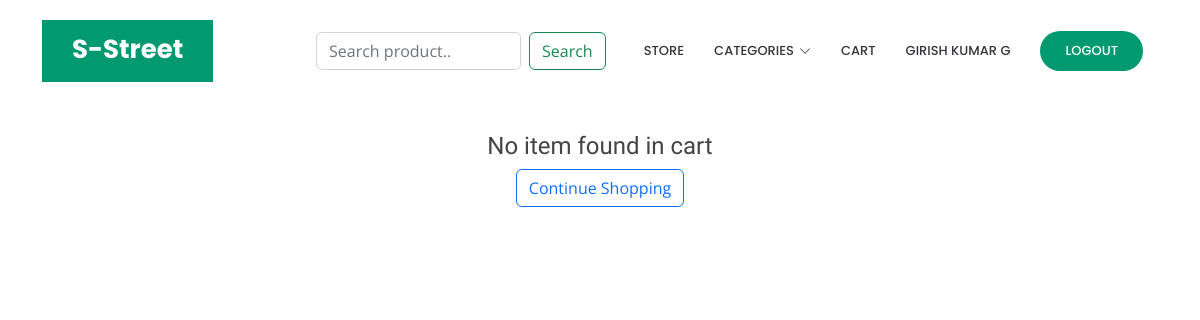
The app's page /cart/ (signed in), older data.
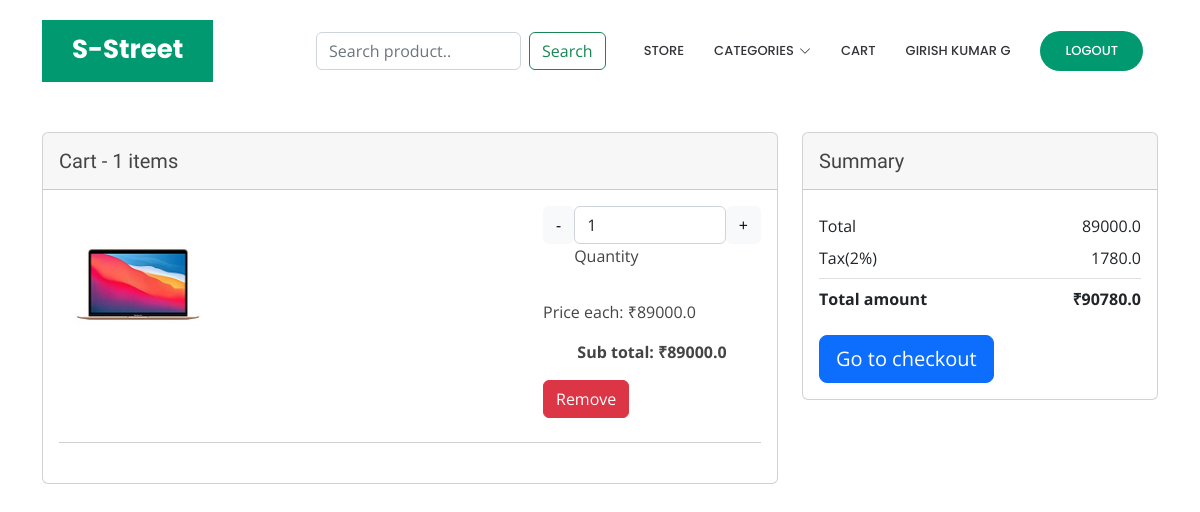
The same page, newer data.
### carts/models.py (models this page shows, shortened)
class CartItem(models.Model):
    user = models.ForeignKey(Account, on_delete=models.CASCADE)
    product = models.ForeignKey(Product, on_delete=models.CASCADE)
    quantity = models.IntegerField()
    is_active = models.BooleanField(default=True)
    created_date = models.DateTimeField(auto_now_add=True)
    updated_date = models.DateTimeField(auto_now=True)
    id = models.UUIDField(default=uuid.uuid4, editable=False, unique=True, primary_key=True)
    def sub_total(self):
        return (self.product.product_price * self.quantity)

### core/models.py (models this page shows, shortened)
class Product(models.Model):
    product_name = models.CharField(max_length=100, unique=True)
    product_slug = models.CharField(max_length=100, unique=True)
    category = models.ForeignKey(Category, on_delete=models.CASCADE)
    description = models.TextField()
    product_image = models.ImageField(upload_to='product_images/', default='product_images/Product-Image-Coming-Soon.jpg')
    product_price = models.FloatField()
    available_product_count = models.IntegerField()
    created_date = models.DateTimeField(auto_now_add=True)
    modified_date = models.DateTimeField(auto_now=True)
    id = models.UUIDField(default=uuid.uuid4, editable=False, unique=True, primary_key=True)

### carts/views.py (the view)
# urls.py: path('cart/', include('carts.urls')),
def cart(request):
    cart_item = CartItem.objects.filter(user=request.user)
    gross = 0
    total = 0
    for item in cart_item:
        total += item.sub_total()
    tax = (total * (2/100))
    gross = total + tax
    context = {
        'cart_item': cart_item,
        'total': total,
        'gross': gross,
        'tax': tax
        }
    return render(request, 'carts/cart.html', context)

### accounts/models.py (called while the page is built)
    def full_name(self):
        return f'{self.first_name} {self.last_name}'

### core/context_processors.py (called while the page is built)
def get_category_url(request):
    links = Category.objects.all()
    return {
        'links': links
    }

### core/models.py (called while the page is built)
    def get_url(self):
        return reverse("product_by_category", args=[self.category_slug])

### carts/templates/carts/cart.html (shortened to what this page needs)
{% extends 'main.html' %}
{% block content %}
<section class="h-100 gradient-custom">
    <div class="container py-5">
      <div class="row d-flex justify-content-center my-4">
        <div class="col-md-8">
          {% if cart_item %}
          <div class="card mb-4">
            {% for item in cart_item %}
            <div class="card-header py-3">
              <h5 class="mb-0">Cart - {{item.quantity}} items</h5>
            </div>
            <div class="card-body">
              <div class="row">
                <div class="col-lg-3 col-md-12 mb-4 mb-lg-0">
                  <div class="bg-image hover-overlay hover-zoom ripple rounded" data-mdb-ripple-color="light">
                    <a href="#">
                    <img src="{{item.product.product_image.url}}"
                      class="w-100" /> </a>
                  </div>
                </div>
                <div class="col-lg-5 col-md-6 mb-4 mb-lg-0">
                </div>
                <div class="col-lg-4 col-md-6 mb-4 mb-lg-0">
                  <div class="d-flex mb-4" style="max-width: 300px">
                    <div class="input-group-prepend">
                        <a href="{% url 'remove-cart-item' item.product.id %}" class="btn btn-light" type="button" id="button-plus"> - </a>
                        </div>
                    <div class="form-outline">
                      <input id="form1" min="0" name="quantity" value="{{item.quantity}}" type="text" class="form-control" readonly/>
                      <label class="form-label" for="form1">Quantity</label>
                    </div>
                    <div class="input-group-append">
                        <a href="{% url 'add-to-cart' item.product.id %}" class="btn btn-light" type="button" id="button-minus"> + </a>
                        </div>
                  </div>
                  <p class="text-start text-md-center">
                    <p>Price each: ₹{{item.product.product_price}}</p>
                  </p>
                  <p class="text-start text-md-center">
                    <strong>Sub total: ₹{{item.sub_total}}</strong>
                  </p>
                  <a href="{% url 'remove-cart' item.product.id %}" class="btn btn-danger" type="button" >Remove</a>
                </div>
              </div>
              <hr class="my-4" />
            </div>
            {% endfor %}
          </div>
        </div>
        <div class="col-md-4">
          <div class="card mb-4">
            <div class="card-header py-3">
              <h5 class="mb-0">Summary</h5>
            </div>
            <div class="card-body">
              <ul class="list-group list-group-flush">
                <li
                  class="list-group-item d-flex justify-content-between align-items-center border-0 px-0 pb-0">
                  Total
                  <span>{{total}}</span>
                </li>
                <li class="list-group-item d-flex justify-content-between align-items-center px-0">
                  Tax(2%)
                  <span>{{tax}}</span>
                </li>
                <li
                  class="list-group-item d-flex justify-content-between align-items-center border-0 px-0 mb-3">
                  <div>
                    <strong>Total amount</strong>
                  </div>
                  <span><strong>₹{{gross}}</strong></span>
                </li>
              </ul>
              <a href="#" class="btn btn-primary btn-lg btn-block">
                Go to checkout
              </a>
            </div>
          </div>
        </div>
        {% else %}
        <div class="text-center">
        <h4>No item found in cart</h4>
        <a href="{% url 'store' %}" class="btn btn-outline-primary">Continue Shopping</a>
      </div>
        {% endif %}
      </div>
    </div>
  </section>
{% endblock %}

Row changes from the older to the newer data that the page shows:
added CartItem: quantity "1", product.product_image (picture), product.product_price "89000.0", sub_total "89000.0"
Text that changed along with them:
{{ total }}: (not shown) → "89000.0"
{{ tax }}: (not shown) → "1780.0"
{{ gross }}: (not shown) → "90780.0"
text no longer shown: "No item found in cart Continue Shopping"
text now shown: "Summary Total Tax(2%) Total amount ₹ Go to checkout"
